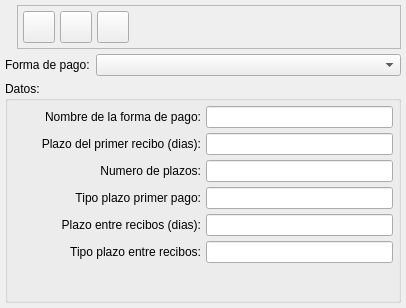
<ui version="4.0" >
 <class>FPagoBase</class>
 <widget class="QWidget" name="FPagoBase" >
  <property name="geometry" >
   <rect>
    <x>0</x>
    <y>0</y>
    <width>406</width>
    <height>308</height>
   </rect>
  </property>
  <property name="windowTitle" >
   <string>Formas de pago</string>
  </property>
  <property name="windowIcon" >
   <iconset resource="../../../bulmages.qrc" >:/Bulmafact48x48/images/png/48x48/i_bulmages_bancos.48x48.png</iconset>
  </property>
  <layout class="QVBoxLayout" >
   <property name="margin" >
    <number>5</number>
   </property>
   <property name="spacing" >
    <number>5</number>
   </property>
   <item>
    <layout class="QHBoxLayout" >
     <property name="margin" >
      <number>0</number>
     </property>
     <property name="spacing" >
      <number>5</number>
     </property>
     <item>
      <widget class="QLabel" name="label" >
       <property name="text" >
        <string/>
       </property>
       <property name="pixmap" >
        <pixmap resource="../../../bulmages.qrc" >:/Bulmafact48x48/images/png/48x48/i_bulmages_bancos.48x48.png</pixmap>
       </property>
      </widget>
     </item>
     <item>
      <widget class="QFrame" name="frame" >
       <property name="frameShape" >
        <enum>QFrame::StyledPanel</enum>
       </property>
       <property name="frameShadow" >
        <enum>QFrame::Raised</enum>
       </property>
       <layout class="QHBoxLayout" >
        <property name="margin" >
         <number>5</number>
        </property>
        <property name="spacing" >
         <number>5</number>
        </property>
        <item>
         <widget class="QToolButton" name="mui_crearFPago" >
          <property name="minimumSize" >
           <size>
            <width>32</width>
            <height>32</height>
           </size>
          </property>
          <property name="maximumSize" >
           <size>
            <width>32</width>
            <height>32</height>
           </size>
          </property>
          <property name="toolTip" >
           <string>Nueva forma de pago</string>
          </property>
          <property name="text" >
           <string/>
          </property>
          <property name="icon" >
           <iconset resource="../../../bulmages.qrc" >:/Genericos32x32/images/png/i_fileNew.xpm</iconset>
          </property>
          <property name="iconSize" >
           <size>
            <width>32</width>
            <height>32</height>
           </size>
          </property>
         </widget>
        </item>
        <item>
         <widget class="QToolButton" name="mui_borrarFPago" >
          <property name="minimumSize" >
           <size>
            <width>32</width>
            <height>32</height>
           </size>
          </property>
          <property name="maximumSize" >
           <size>
            <width>32</width>
            <height>32</height>
           </size>
          </property>
          <property name="toolTip" >
           <string>Borrar forma de pago</string>
          </property>
          <property name="text" >
           <string/>
          </property>
          <property name="icon" >
           <iconset resource="../../../bulmages.qrc" >:/Genericos32x32/images/png/i_editDelete.png</iconset>
          </property>
          <property name="iconSize" >
           <size>
            <width>22</width>
            <height>22</height>
           </size>
          </property>
         </widget>
        </item>
        <item>
         <widget class="QToolButton" name="mui_guardarFPago" >
          <property name="minimumSize" >
           <size>
            <width>32</width>
            <height>32</height>
           </size>
          </property>
          <property name="maximumSize" >
           <size>
            <width>32</width>
            <height>32</height>
           </size>
          </property>
          <property name="toolTip" >
           <string>Guardar forma de pago</string>
          </property>
          <property name="text" >
           <string/>
          </property>
          <property name="icon" >
           <iconset resource="../../../bulmages.qrc" >:/Genericos32x32/images/png/i_save.xpm</iconset>
          </property>
          <property name="iconSize" >
           <size>
            <width>22</width>
            <height>22</height>
           </size>
          </property>
         </widget>
        </item>
        <item>
         <spacer>
          <property name="orientation" >
           <enum>Qt::Horizontal</enum>
          </property>
          <property name="sizeType" >
           <enum>QSizePolicy::Expanding</enum>
          </property>
          <property name="sizeHint" >
           <size>
            <width>405</width>
            <height>21</height>
           </size>
          </property>
         </spacer>
        </item>
       </layout>
      </widget>
     </item>
    </layout>
   </item>
   <item>
    <layout class="QHBoxLayout" >
     <property name="margin" >
      <number>0</number>
     </property>
     <property name="spacing" >
      <number>6</number>
     </property>
     <item>
      <widget class="QLabel" name="textLabel2" >
       <property name="text" >
        <string>Forma de pago:</string>
       </property>
      </widget>
     </item>
     <item>
      <widget class="QComboBox" name="mui_comboFPago" >
       <property name="sizePolicy" >
        <sizepolicy>
         <hsizetype>7</hsizetype>
         <vsizetype>0</vsizetype>
         <horstretch>0</horstretch>
         <verstretch>0</verstretch>
        </sizepolicy>
       </property>
      </widget>
     </item>
    </layout>
   </item>
   <item>
    <widget class="QGroupBox" name="groupBox" >
     <property name="title" >
      <string>Datos:</string>
     </property>
     <layout class="QGridLayout" >
      <property name="margin" >
       <number>5</number>
      </property>
      <property name="spacing" >
       <number>5</number>
      </property>
      <item row="4" column="1" >
       <widget class="QLineEdit" name="mui_plazoEntreRecibos" />
      </item>
      <item row="1" column="1" >
       <widget class="QLineEdit" name="mui_plazoPrimerPago" />
      </item>
      <item row="2" column="1" >
       <widget class="QLineEdit" name="mui_numeroPlazos" />
      </item>
      <item row="0" column="0" >
       <widget class="QLabel" name="textLabel1" >
        <property name="text" >
         <string>Nombre de la forma de pago:</string>
        </property>
        <property name="alignment" >
         <set>Qt::AlignRight|Qt::AlignTrailing|Qt::AlignVCenter</set>
        </property>
       </widget>
      </item>
      <item row="0" column="1" >
       <widget class="QLineEdit" name="mui_nombreFPago" />
      </item>
      <item row="1" column="0" >
       <widget class="QLabel" name="textLabel1_2_2_2" >
        <property name="sizePolicy" >
         <sizepolicy>
          <hsizetype>7</hsizetype>
          <vsizetype>5</vsizetype>
          <horstretch>0</horstretch>
          <verstretch>0</verstretch>
         </sizepolicy>
        </property>
        <property name="text" >
         <string>Plazo del primer recibo (dias):</string>
        </property>
        <property name="alignment" >
         <set>Qt::AlignRight|Qt::AlignTrailing|Qt::AlignVCenter</set>
        </property>
       </widget>
      </item>
      <item row="2" column="0" >
       <widget class="QLabel" name="textLabel1_2_2" >
        <property name="sizePolicy" >
         <sizepolicy>
          <hsizetype>7</hsizetype>
          <vsizetype>5</vsizetype>
          <horstretch>0</horstretch>
          <verstretch>0</verstretch>
         </sizepolicy>
        </property>
        <property name="text" >
         <string>Numero de plazos:</string>
        </property>
        <property name="alignment" >
         <set>Qt::AlignRight|Qt::AlignTrailing|Qt::AlignVCenter</set>
        </property>
       </widget>
      </item>
      <item row="3" column="1" >
       <widget class="QLineEdit" name="mui_tipoPlazoPrimerPago" />
      </item>
      <item row="3" column="0" >
       <widget class="QLabel" name="textLabel1_2_2_3" >
        <property name="sizePolicy" >
         <sizepolicy>
          <hsizetype>7</hsizetype>
          <vsizetype>5</vsizetype>
          <horstretch>0</horstretch>
          <verstretch>0</verstretch>
         </sizepolicy>
        </property>
        <property name="text" >
         <string>Tipo plazo primer pago:</string>
        </property>
        <property name="alignment" >
         <set>Qt::AlignRight|Qt::AlignTrailing|Qt::AlignVCenter</set>
        </property>
       </widget>
      </item>
      <item row="4" column="0" >
       <widget class="QLabel" name="textLabel1_2_2_3_2" >
        <property name="sizePolicy" >
         <sizepolicy>
          <hsizetype>7</hsizetype>
          <vsizetype>5</vsizetype>
          <horstretch>0</horstretch>
          <verstretch>0</verstretch>
         </sizepolicy>
        </property>
        <property name="text" >
         <string>Plazo entre recibos (dias):</string>
        </property>
        <property name="alignment" >
         <set>Qt::AlignRight|Qt::AlignTrailing|Qt::AlignVCenter</set>
        </property>
       </widget>
      </item>
      <item row="5" column="0" >
       <widget class="QLabel" name="textLabel1_2_2_3_3" >
        <property name="sizePolicy" >
         <sizepolicy>
          <hsizetype>7</hsizetype>
          <vsizetype>5</vsizetype>
          <horstretch>0</horstretch>
          <verstretch>0</verstretch>
         </sizepolicy>
        </property>
        <property name="text" >
         <string>Tipo plazo entre recibos:</string>
        </property>
        <property name="alignment" >
         <set>Qt::AlignRight|Qt::AlignTrailing|Qt::AlignVCenter</set>
        </property>
       </widget>
      </item>
      <item row="5" column="1" >
       <widget class="QLineEdit" name="mui_tipoPlazoEntreRecibos" />
      </item>
      <item row="6" column="0" colspan="2" >
       <spacer>
        <property name="orientation" >
         <enum>Qt::Vertical</enum>
        </property>
        <property name="sizeType" >
         <enum>QSizePolicy::Expanding</enum>
        </property>
        <property name="sizeHint" >
         <size>
          <width>366</width>
          <height>16</height>
         </size>
        </property>
       </spacer>
      </item>
     </layout>
    </widget>
   </item>
  </layout>
 </widget>
 <layoutdefault spacing="6" margin="11" />
 <resources>
  <include location="../../../bulmages.qrc" />
 </resources>
 <connections/>
</ui>
